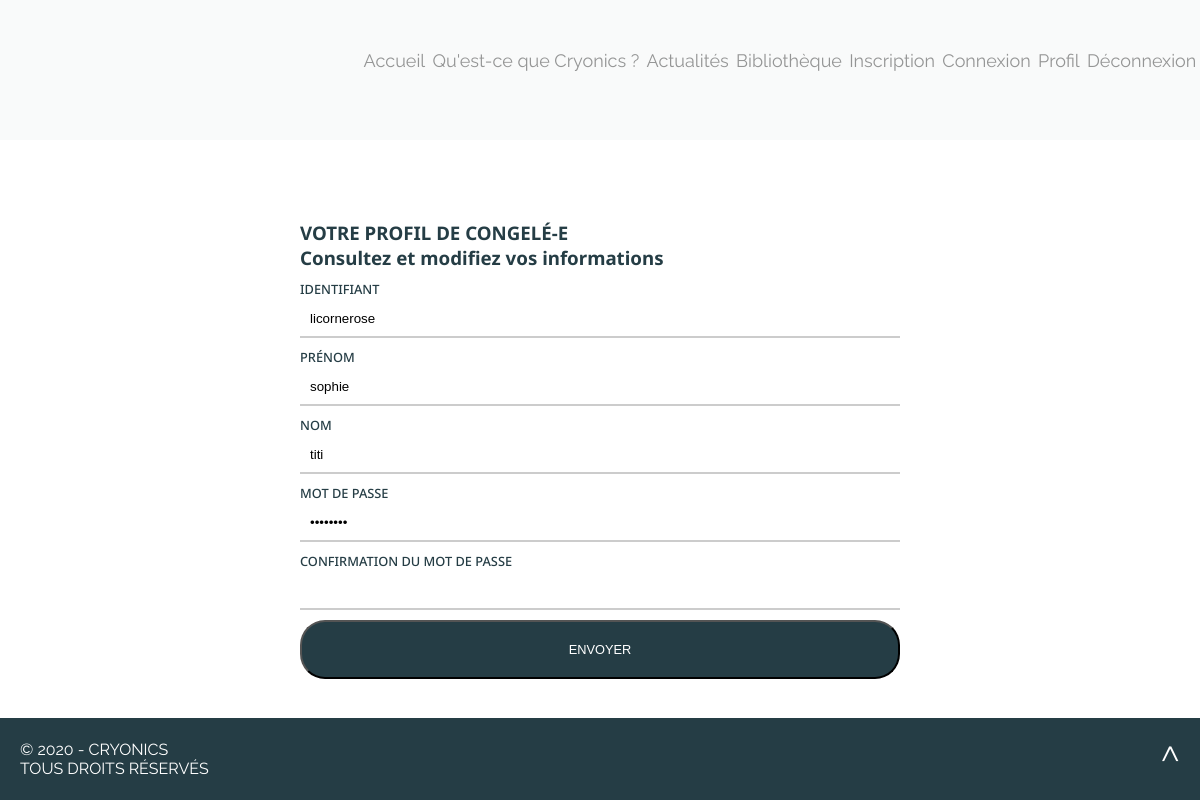
Page /pages/profil.php (signed in) on the committed database.
### tables this page shows
CREATE TABLE `utilisateurs` (
  `id` int(11) NOT NULL,
  `login` varchar(255) NOT NULL,
  `prenom` varchar(255) NOT NULL,
  `nom` varchar(255) NOT NULL,
  `password` varchar(255) NOT NULL
);

### pages/profil.php (the view, shortened to what this page needs)
<?php
try {
    $bdd = new PDO('mysql:host=localhost;dbname=moduleconnexion;charset=utf8', 'root', 'root');
} catch (Exception $e) {
    die('Erreur : ' . $e->getMessage());
}
if (isset($_SESSION['id'])) {
    $query = 'SELECT * from utilisateurs WHERE id =?';
    $sqlcheck = $bdd->prepare($query);
    $sqlcheck->execute([$_SESSION['id']]);
    $user = $sqlcheck->fetch();
}
?>
<!DOCTYPE html>
<html lang="fr">
<head>
    <link rel="stylesheet" type="text/css" href="../style/style.css" />
</head>
<body  class="Bodypages">
    <header>
        <nav>
            <a href="../index.php">Accueil</a>
            <a href="https://www.alcor.org/what-is-cryonics/">Qu'est-ce que Cryonics ?</a>
            <a href="https://www.alcor.org/news/">Actualités</a>
            <a href="https://www.alcor.org/library/">Bibliothèque</a>
            <a href="inscription.php">Inscription</a>
            <a href="connexion.php">Connexion</a>
            <?php
            if (isset($_SESSION['id'])) {
                echo  '<a href="profil.php">Profil</a>';
                echo  '<a href="logout.php">Déconnexion</a>';
            }
            ?>
        </nav>
    </header>
    <main>
        <section class="sectionIntro">
            <article>
                <h1>Votre profil de congelé-e</h1>
                <h3>Consultez et modifiez vos informations</h3>
            </article>
            <article>
                <?php
                if (isset($_SESSION['id'])) {
                    echo '<form action="profil.php" method="post">
                <div>
                    <label for="login">Identifiant</label>
                    <input type="text" id="login" name="login" value="' .
                        $user['login'] .
                        '"</div>
                <div>
                    <label for="prenom">Prénom</label>
                    <input type="text" id="prenom" name="prenom" value="' .
                        $user['prenom'] .
                        '"</div>
                <div>
                    <label for="nom">Nom</label>
                    <input type="text" id="nom" name="nom" value="' .
                        $user['nom'] .
                        '"</div>
                <div>
                    <label for="password">Mot de passe</label>
                    <input type="password" id="password" name="password" value="' .
                        $user['password'] .
                        '"</div>
                <div>
                    <label for="passwordverif">Confirmation du mot de passe</label>
                    <input type="password" id="passwordverif" name="passwordverif">
                </div>
                <div>
                    <button class="bouton" type="submit" name="formprofil">Envoyer</button>
                </div>
            </form>
            <p></p>';
                } else {
                    echo "Pour accéder à cet espace, veuillez vous connecter.";
                }
                ?>
            </article>
        </section>
    </main>
    <footer>
        <div>
            <p>© 2020 - Cryonics</p>
            <p>Tous droits réservés</p>
        </div>
        <a href=#>^</a>
    </footer>
</body>
</html>

### style/style.css (style rules this page uses)
* { margin: 0; padding: 0; }
a { color: inherit; text-decoration: none; }
section { height: 100%; width: 100%; display: flex; flex-direction: column; }
body { display: flex; flex-direction: column; justify-content: space-between; font-family: 'Raleway', sans-serif; }
.Bodypages { height: 100vh; }
header { width: 100%; height: 15vh; background-color: #F9FAFA; display: flex; align-items: center; justify-content: right; padding-bottom: 20px; font-size: 1.5vw; }
header a { opacity: 0.4; transition: 0.4s; }
nav { display: flex; width: 70%; justify-content: space-around; }
.sectionIntro { display: flex; min-height: 65vh; color: #253D45; font-family: 'Noto Sans', sans-serif; justify-content: center; align-items: center; margin-top: 20px; margin-bottom: 20px; }
.sectionIntro article h1 { text-transform: uppercase; }
.sectionIntro article { width: 50vw; text-align: justify; }
footer { background-color: #253D45; color: white; padding: 20px; text-transform: uppercase; display: flex; justify-content: space-between; align-items: center; }
footer a { font-size: 3vw; transition: 0.4s; }
form { width: 50vw; }
form div { display: flex; flex-direction: column; margin-top: 10px; }
input { background: none; outline: none; border: none; border-bottom: 2px solid rgba(0, 0, 0, 0.2); -moz-box-sizing: border-box; box-sizing: border-box; margin-top: 3px; padding: 10px; }
label, input[type=submit], button { font-weight: 500; font-size: 0.6em; }
label { font-size: 0.8em; text-transform: uppercase; }
.bouton { padding: 20px; background-color: #253D45; overflow: hidden; font-size: 0.8em; text-align: center; display: flex; align-items: center; justify-content: center; border-radius: 25px; transition: 0.7s; color: white; text-transform: uppercase; }

### rows in the picture
utilisateurs: login "licornerose", prenom "sophie", nom "titi"
